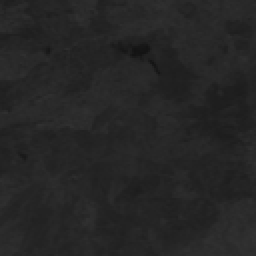
#> input picture analysis/imgset0597/lr/LR006.png, 128 x 128 px, given in place of HR002.png, which was not available (shown 2 times larger)
$ jupyter execute histogram_operations.ipynb   (shell and % lines are left out)
#> lines starting #> are read from the running program, lines starting #| are printed output that depends on the picture; pictures that were not available may be replaced by others from this repository, and a replacement may not be noted
[cell 1]
from pathlib import Path

import numpy as np
from matplotlib import pyplot as plt
from skimage import exposure
from skimage import io

[cell 2]
def load_data_img_as_array(path: Path) -> np.ndarray:
    img = io.imread(path, as_gray=False)
#> img is the input picture: shape (128, 128) uint16; min 4976, max 13040, mean 9791.5
    img = np.clip(img, a_min=None, a_max=pow(2, 14))
    img = exposure.rescale_intensity(
        img, in_range='uint14', out_range=(0.0, 1.0))
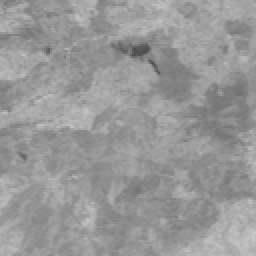
#> img: shape (128, 128) float64 (shown 2 times larger); min 0.304, max 0.796, mean 0.598
    return img

[cell 3]
hr = load_data_img_as_array('../data/proba-v_registered/train/NIR/imgset0644/HR002.png')
lr = load_data_img_as_array('../data/proba-v_registered/train/NIR/imgset0644/LR002.png')
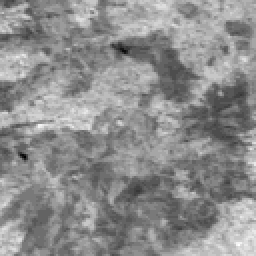
#> input picture analysis/imgset0597/lr/LR002.png, 128 x 128 px, found by its file name (shown 2 times larger)
#> in load_data_img_as_array, img is the input picture: shape (128, 128) uint16; min 4320, max 10000, mean 7483
#> in load_data_img_as_array (call 2), `img = exposure.rescale_intensity( img, in_range='uint14', out_range=(0..`:
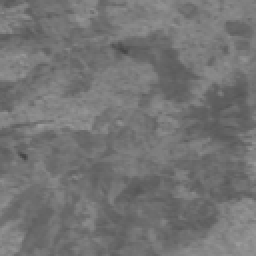
#> img: shape (128, 128) float64 (shown 2 times larger); min 0.264, max 0.61, mean 0.457

[cell 4]
hr_eq = exposure.equalize_hist(hr)
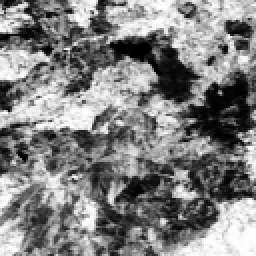
#> hr_eq: shape (128, 128) float64 (shown 2 times larger); min 6.1e-05, max 1, mean 0.505
lr_eq = exposure.equalize_hist(lr)
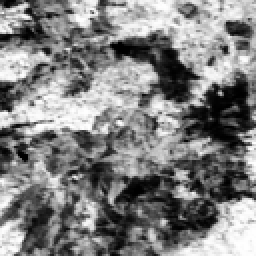
#> lr_eq: shape (128, 128) float64 (shown 2 times larger); min 6.1e-05, max 1, mean 0.504
hr_adapt_eq = exposure.equalize_adapthist(hr)
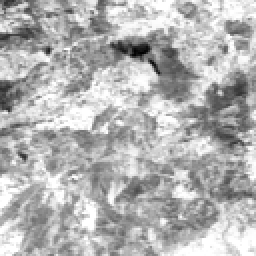
#> hr_adapt_eq: shape (128, 128) float64 (shown 2 times larger); min 0, max 1, mean 0.702
lr_adapt_eq = exposure.equalize_adapthist(lr)
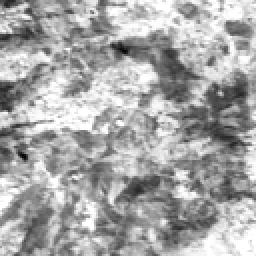
#> lr_adapt_eq: shape (128, 128) float64 (shown 2 times larger); min 0, max 1, mean 0.656
lr_adj_hr = exposure.match_histograms(lr, hr)
hr_adj_lr = exposure.match_histograms(hr, lr)

[cell 5]
plt.figure(figsize=(16, 20))
plt.subplot(4, 2, 1)
plt.title('HR')
plt.imshow(hr)
plt.subplot(4, 2, 2)
plt.title('LR')
plt.imshow(lr)
plt.subplot(4, 2, 3)
plt.title('HR equalized')
plt.imshow(hr_eq)
plt.subplot(4, 2, 4)
plt.title('LR equalized')
plt.imshow(lr_eq)
plt.subplot(4, 2, 5)
plt.title('HR equalized adapt')
plt.imshow(hr_adapt_eq)
plt.subplot(4, 2, 6)
plt.title('LR equalized adapt')
plt.imshow(lr_adapt_eq)
plt.subplot(4, 2, 7)
plt.title('HR adjusted to RL')
plt.imshow(hr_adj_lr)
plt.subplot(4, 2, 8)
plt.title('HR adjusted to HR')
plt.imshow(lr_adj_hr)
plt.tight_layout()
plt.show()
